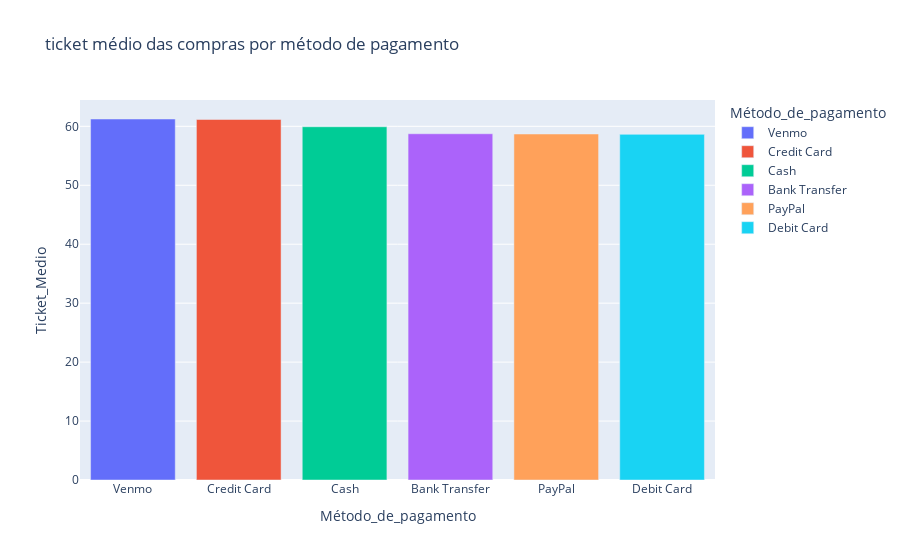

Notebook code cell kept with this figure:
### Code cell
ticket_medio_por_metod = ticket_medio_por_metodo.sort_values(by = 'Ticket_Medio', ascending = False)

fig = px.bar(ticket_medio_por_metod, 
             title = 'ticket médio das compras por método de pagamento',
             x = 'Método_de_pagamento', 
             y = 'Ticket_Medio', 
             color = 'Método_de_pagamento'
             )

fig.show()

### Figure 1 — Plotly figure (JSON) as saved in the notebook; plotly's stock layout.template omitted (floating-point values rounded to 4 significant figures)
{"data": [{"hovertemplate": "Método_de_pagamento=%{x}<br>Ticket_Medio=%{y}<extra></extra>", "legendgroup": "Venmo", "marker": {"color": "#636efa", "pattern": {"shape": ""}}, "name": "Venmo", "orientation": "v", "showlegend": true, "textposition": "auto", "type": "bar", "x": ["Venmo"], "xaxis": "x", "y": [61.24], "yaxis": "y"}, {"hovertemplate": "Método_de_pagamento=%{x}<br>Ticket_Medio=%{y}<extra></extra>", "legendgroup": "Credit Card", "marker": {"color": "#EF553B", "pattern": {"shape": ""}}, "name": "Credit Card", "orientation": "v", "showlegend": true, "textposition": "auto", "type": "bar", "x": ["Credit Card"], "xaxis": "x", "y": [61.16], "yaxis": "y"}, {"hovertemplate": "Método_de_pagamento=%{x}<br>Ticket_Medio=%{y}<extra></extra>", "legendgroup": "Cash", "marker": {"color": "#00cc96", "pattern": {"shape": ""}}, "name": "Cash", "orientation": "v", "showlegend": true, "textposition": "auto", "type": "bar", "x": ["Cash"], "xaxis": "x", "y": [59.93], "yaxis": "y"}, {"hovertemplate": "Método_de_pagamento=%{x}<br>Ticket_Medio=%{y}<extra></extra>", "legendgroup": "Bank Transfer", "marker": {"color": "#ab63fa", "pattern": {"shape": ""}}, "name": "Bank Transfer", "orientation": "v", "showlegend": true, "textposition": "auto", "type": "bar", "x": ["Bank Transfer"], "xaxis": "x", "y": [58.74], "yaxis": "y"}, {"hovertemplate": "Método_de_pagamento=%{x}<br>Ticket_Medio=%{y}<extra></extra>", "legendgroup": "PayPal", "marker": {"color": "#FFA15A", "pattern": {"shape": ""}}, "name": "PayPal", "orientation": "v", "showlegend": true, "textposition": "auto", "type": "bar", "x": ["PayPal"], "xaxis": "x", "y": [58.7], "yaxis": "y"}, {"hovertemplate": "Método_de_pagamento=%{x}<br>Ticket_Medio=%{y}<extra></extra>", "legendgroup": "Debit Card", "marker": {"color": "#19d3f3", "pattern": {"shape": ""}}, "name": "Debit Card", "orientation": "v", "showlegend": true, "textposition": "auto", "type": "bar", "x": ["Debit Card"], "xaxis": "x", "y": [58.64], "yaxis": "y"}], "layout": {"barmode": "relative", "legend": {"title": {"text": "Método_de_pagamento"}, "tracegroupgap": 0}, "title": {"text": "ticket médio das compras por método de pagamento"}, "xaxis": {"anchor": "y", "categoryarray": ["Venmo", "Credit Card", "Cash", "Bank Transfer", "PayPal", "Debit Card"], "categoryorder": "array", "domain": [0, 1], "title": {"text": "Método_de_pagamento"}}, "yaxis": {"anchor": "x", "domain": [0, 1], "title": {"text": "Ticket_Medio"}}}}
